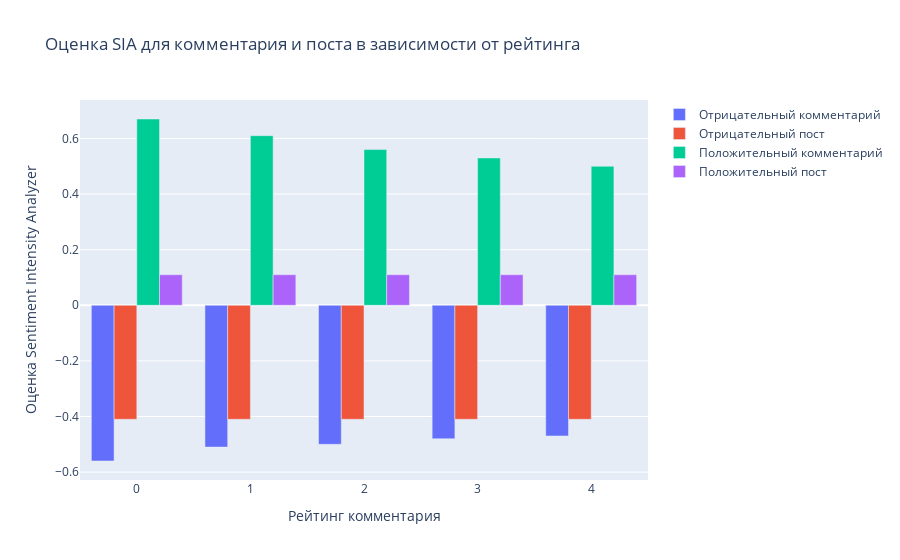

The code cell stored with this chart in its notebook:
### Code cell
text_post_sia = go.Figure()

# - для комментария
text_post_sia.add_trace(go.Bar(
   x=text_sia_neg_df['score'],
   y=text_sia_neg_df['text_compound'],
   name='Отрицательный комментарий')
)
# - для поста
text_post_sia.add_trace(go.Bar(
   x=post_sia_neg_df['score'],
   y=post_sia_neg_df['post_compound'],
   name='Отрицательный пост')
)

# + для комментария
text_post_sia.add_trace(go.Bar(
   x=text_sia_pos_df['score'],
   y=text_sia_pos_df['text_compound'],
   name='Положительный комментарий')
)

# + для поста
text_post_sia.add_trace(go.Bar(
   x=post_sia_pos_df['score'],
   y=post_sia_pos_df['post_compound'],
   name='Положительный пост')
)


text_post_sia.update_layout(
   title='Оценка SIA для комментария и поста в зависимости от рейтинга',
   xaxis_title='Рейтинг комментария',
   yaxis_title='Оценка Sentiment Intensity Analyzer'
)

### Figure 1 — Plotly figure (JSON) as saved in the notebook; plotly's stock layout.template omitted (floating-point values rounded to 4 significant figures)
{"data": [{"name": "Отрицательный комментарий", "type": "bar", "x": [0, 1, 2, 3, 4], "y": [-0.56, -0.51, -0.5, -0.48, -0.47]}, {"name": "Отрицательный пост", "type": "bar", "x": [0, 1, 2, 3, 4], "y": [-0.41, -0.41, -0.41, -0.41, -0.41]}, {"name": "Положительный комментарий", "type": "bar", "x": [0, 1, 2, 3, 4], "y": [0.67, 0.61, 0.56, 0.53, 0.5]}, {"name": "Положительный пост", "type": "bar", "x": [0, 1, 2, 3, 4], "y": [0.11, 0.11, 0.11, 0.11, 0.11]}], "layout": {"title": {"text": "Оценка SIA для комментария и поста в зависимости от рейтинга"}, "xaxis": {"title": {"text": "Рейтинг комментария"}}, "yaxis": {"title": {"text": "Оценка Sentiment Intensity Analyzer"}}}}
